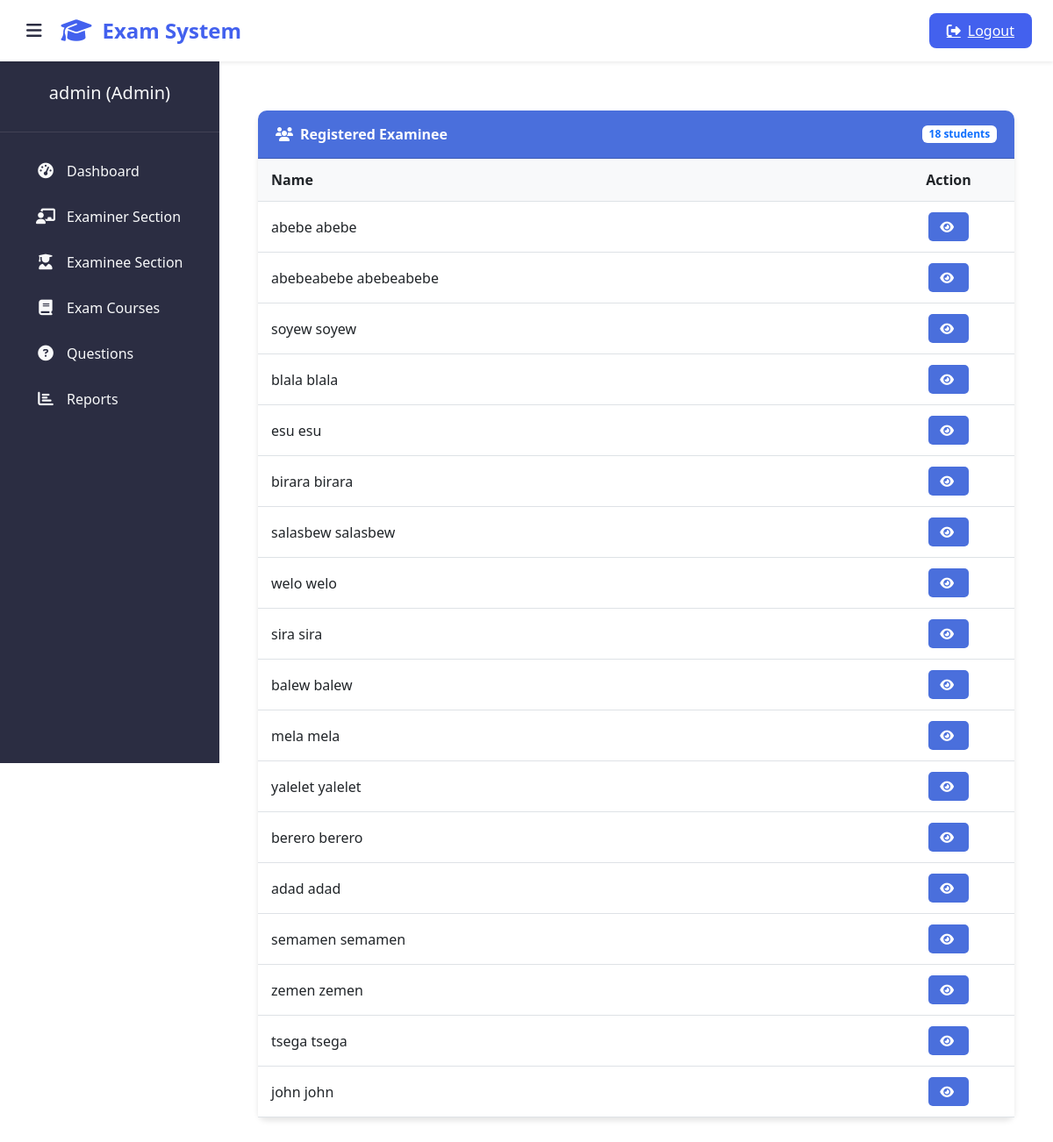
Before: /admin-view-student-marks (signed in) with the older database file.
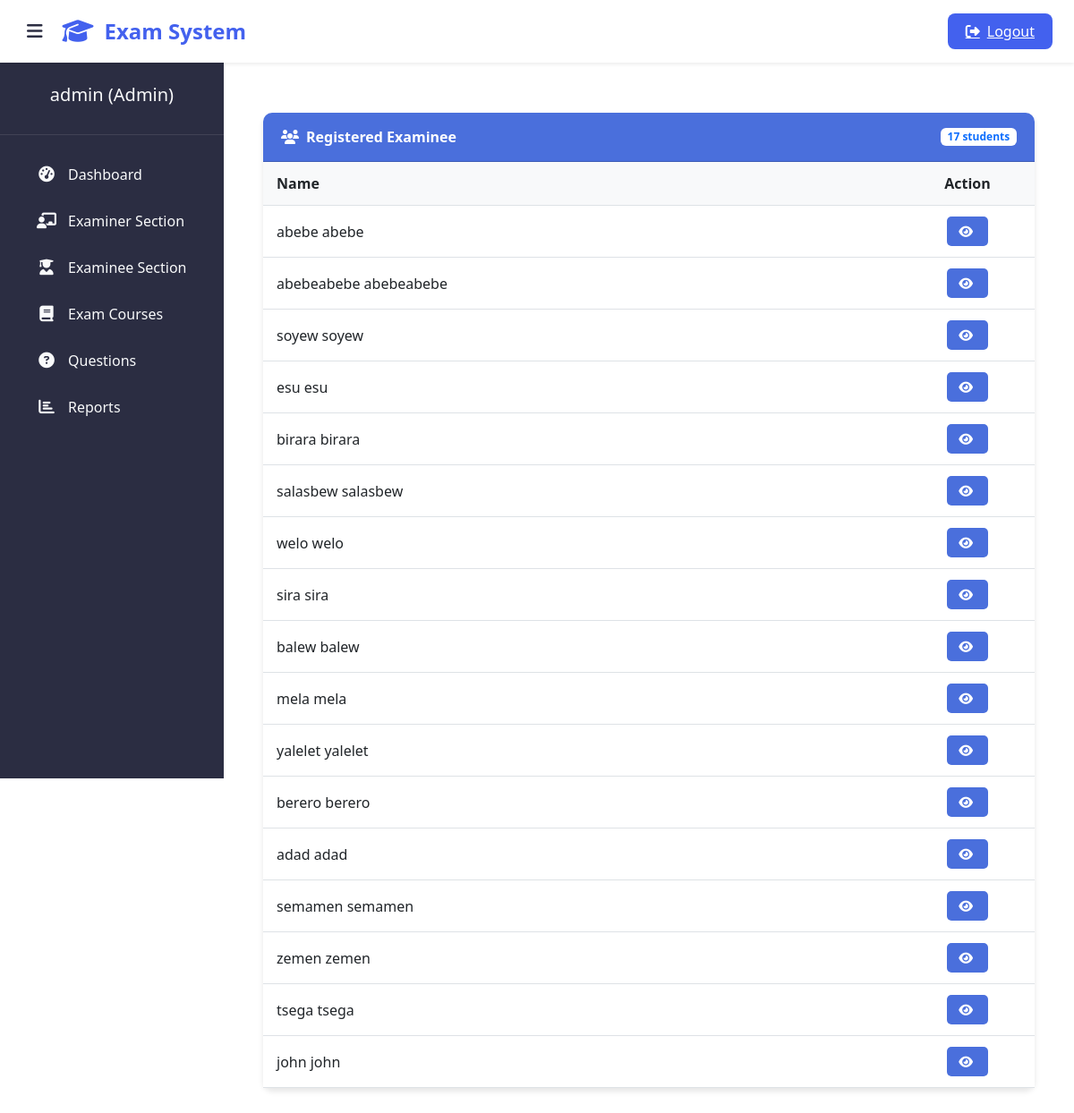
After: the same page with the newer database file.
### student/models.py (models this page shows, shortened)
class Student(models.Model):
    user=models.OneToOneField(User,on_delete=models.CASCADE)
    address = models.CharField(max_length=40)
    mobile = models.CharField(max_length=20,null=False)
    organization = models.CharField(max_length=200, null=False)
    course = models.ForeignKey(
        'exam.Course',
        on_delete=models.SET_NULL,
        null=True
    )
    @property
    def get_name(self):
        return self.user.first_name+" "+self.user.last_name

### exam/views.py (the view)
# urls.py: path('admin-view-student-marks', views.admin_view_student_marks_view,name='admin-view-student-marks'),
@login_required(login_url='adminlogin')
def admin_view_student_marks_view(request):
    students= SMODEL.Student.objects.all()
    return render(request,'exam/admin_view_student_marks.html',{'students':students})

### templates/exam/admin_view_student_marks.html (shortened to what this page needs)
{% extends 'exam/adminbase.html' %}
{% block content %}
{%load static%}
<head>
  <link href="https://cdn.jsdelivr.net/npm/bootstrap@5.3.0/dist/css/bootstrap.min.css" rel="stylesheet">
  <link rel="stylesheet" href="https://cdnjs.cloudflare.com/ajax/libs/font-awesome/6.4.0/css/all.min.css">
</head>
<div class="container py-4">
  <div class="card">
    <div class="card-header d-flex justify-content-between align-items-center">
      <span><i class="fas fa-users me-2"></i>Registered Examinee</span>
      <span class="badge bg-white text-primary">{{ students|length }} students</span>
    </div>
    <div class="card-body p-0">
      {% if students %}
      <div class="table-responsive">
        <table class="table table-hover">
          <thead>
            <tr>
              <th>Name</th>
              <th class="text-center">Action</th>
            </tr>
          </thead>
          <tbody>
            {% for t in students %}
            <tr>
              <td>{{ t.get_name }}</td>
              <td class="text-center action-cell">
                <a class="btn btn-view" href="{% url 'admin-view-marks' t.id %}">
                  <i class="fas fa-eye me-1"></i>
                </a>
              </td>
            </tr>
            {% endfor %}
          </tbody>
        </table>
      </div>
      {% else %}
      <div class="empty-state">
        <i class="fas fa-user-graduate"></i>
        <h5>No Students Registered</h5>
        <p>There are currently no students registered in the system.</p>
      </div>
      {% endif %}
    </div>
  </div>
</div>
{% endblock content %}

Changed rows visible on the page:
removed Student: get_name "blala blala"
Other visible differences:
{{ students|length }}: "18" → "17"
